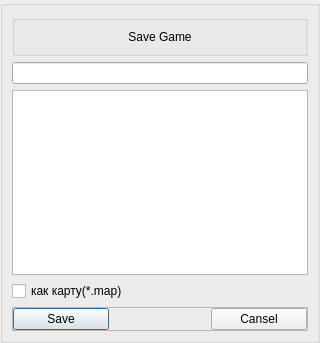
<?xml version="1.0" encoding="UTF-8"?>
<ui version="4.0">
 <class>SaveLoadDialog</class>
 <widget class="QDialog" name="SaveLoadDialog">
  <property name="geometry">
   <rect>
    <x>0</x>
    <y>0</y>
    <width>320</width>
    <height>343</height>
   </rect>
  </property>
  <property name="windowTitle">
   <string>Dialog</string>
  </property>
  <layout class="QVBoxLayout" name="verticalLayout">
   <property name="margin">
    <number>0</number>
   </property>
   <item>
    <widget class="QGroupBox" name="groupBox_2">
     <layout class="QVBoxLayout" name="verticalLayout_3">
      <item>
       <widget class="QGroupBox" name="groupBox">
        <layout class="QHBoxLayout" name="horizontalLayout_2">
         <item>
          <widget class="QLabel" name="caption">
           <property name="text">
            <string>Save Game</string>
           </property>
           <property name="alignment">
            <set>Qt::AlignCenter</set>
           </property>
          </widget>
         </item>
        </layout>
       </widget>
      </item>
      <item>
       <layout class="QHBoxLayout" name="horizontalLayout_3">
        <item>
         <widget class="QLineEdit" name="fname"/>
        </item>
       </layout>
      </item>
      <item>
       <widget class="QListWidget" name="files"/>
      </item>
      <item>
       <layout class="QVBoxLayout" name="verticalLayout_2">
        <item>
         <widget class="QCheckBox" name="mapFormat">
          <property name="text">
           <string>как карту(*.map)</string>
          </property>
         </widget>
        </item>
        <item>
         <widget class="QFrame" name="frame">
          <property name="frameShape">
           <enum>QFrame::StyledPanel</enum>
          </property>
          <property name="frameShadow">
           <enum>QFrame::Raised</enum>
          </property>
          <layout class="QHBoxLayout" name="horizontalLayout">
           <property name="margin">
            <number>0</number>
           </property>
           <item>
            <widget class="QPushButton" name="action">
             <property name="sizePolicy">
              <sizepolicy hsizetype="Expanding" vsizetype="Fixed">
               <horstretch>0</horstretch>
               <verstretch>0</verstretch>
              </sizepolicy>
             </property>
             <property name="text">
              <string>Save</string>
             </property>
            </widget>
           </item>
           <item>
            <spacer name="horizontalSpacer">
             <property name="orientation">
              <enum>Qt::Horizontal</enum>
             </property>
             <property name="sizeHint" stdset="0">
              <size>
               <width>0</width>
               <height>0</height>
              </size>
             </property>
            </spacer>
           </item>
           <item>
            <widget class="QPushButton" name="cansel">
             <property name="sizePolicy">
              <sizepolicy hsizetype="Expanding" vsizetype="Fixed">
               <horstretch>0</horstretch>
               <verstretch>0</verstretch>
              </sizepolicy>
             </property>
             <property name="text">
              <string>Cansel</string>
             </property>
            </widget>
           </item>
          </layout>
         </widget>
        </item>
       </layout>
      </item>
     </layout>
    </widget>
   </item>
  </layout>
 </widget>
 <resources/>
 <connections/>
</ui>
